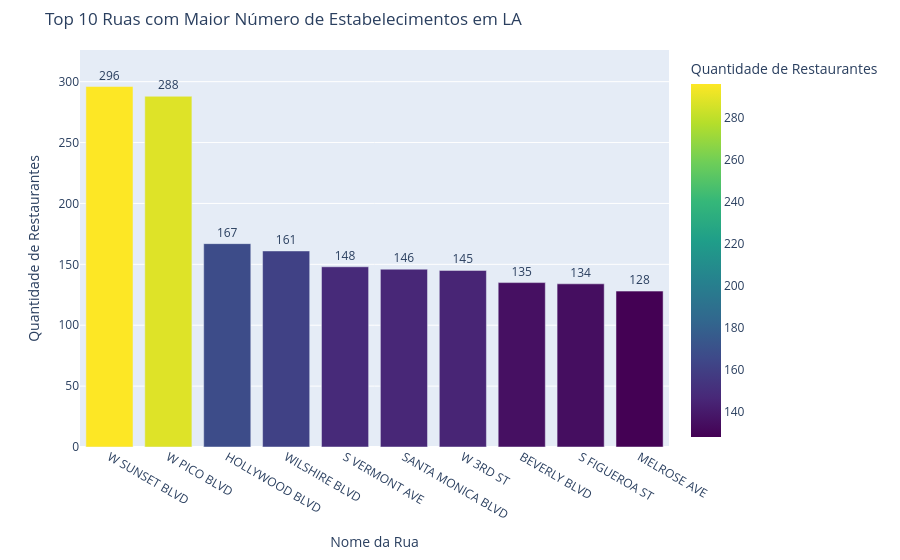

Notebook cell for this chart:
### Code cell
# Contando a frequência de estabelecimentos por rua e pegando o Top 10
top_10_streets = df['street_name'].value_counts().reset_index().head(10)
top_10_streets.columns = ['street_name', 'count']

# Criando o gráfico de barras interativo
fig = px.bar(
    top_10_streets,
    x='street_name',
    y='count',
    title='Top 10 Ruas com Maior Número de Estabelecimentos em LA',
    labels={'street_name': 'Nome da Rua', 'count': 'Quantidade de Restaurantes'},
    text='count',
    color='count',
    color_continuous_scale='Viridis'
)

# Ajustando o posicionamento do texto e layout
fig.update_traces(textposition='outside')
fig.update_layout(xaxis={'categoryorder':'total descending'})
fig.update_layout(margin=dict(t=50))
fig.update_yaxes(range=[0, top_10_streets['count'].max() + 30])
fig.show()

### Figure 1 — Plotly figure (JSON) as saved in the notebook; plotly's stock layout.template omitted (floating-point values rounded to 4 significant figures)
{"data": [{"alignmentgroup": "True", "hovertemplate": "Nome da Rua=%{x}<br>Quantidade de Restaurantes=%{marker.color}<extra></extra>", "legendgroup": "", "marker": {"color": [296, 288, 167, 161, 148, 146, 145, 135, 134, 128], "coloraxis": "coloraxis", "pattern": {"shape": ""}}, "name": "", "offsetgroup": "", "orientation": "v", "showlegend": false, "text": [296, 288, 167, 161, 148, 146, 145, 135, 134, 128], "textposition": "outside", "type": "bar", "x": ["W SUNSET BLVD", "W PICO BLVD", "HOLLYWOOD BLVD", "WILSHIRE BLVD", "S VERMONT AVE", "SANTA MONICA BLVD", "W 3RD ST", "BEVERLY BLVD", "S FIGUEROA ST", "MELROSE AVE"], "xaxis": "x", "y": [296, 288, 167, 161, 148, 146, 145, 135, 134, 128], "yaxis": "y"}], "layout": {"barmode": "relative", "coloraxis": {"colorbar": {"title": {"text": "Quantidade de Restaurantes"}}, "colorscale": [[0, "#440154"], [0.1111, "#482878"], [0.2222, "#3e4989"], [0.3333, "#31688e"], [0.4444, "#26828e"], [0.5556, "#1f9e89"], [0.6667, "#35b779"], [0.7778, "#6ece58"], [0.8889, "#b5de2b"], [1, "#fde725"]]}, "legend": {"tracegroupgap": 0}, "margin": {"t": 50}, "title": {"text": "Top 10 Ruas com Maior Número de Estabelecimentos em LA"}, "xaxis": {"anchor": "y", "categoryorder": "total descending", "domain": [0, 1], "title": {"text": "Nome da Rua"}}, "yaxis": {"anchor": "x", "domain": [0, 1], "range": [0, 326], "title": {"text": "Quantidade de Restaurantes"}}}}
